Frame 1 (no input): blank canvas, image omitted
Frame 60 (no input): blank canvas, image omitted
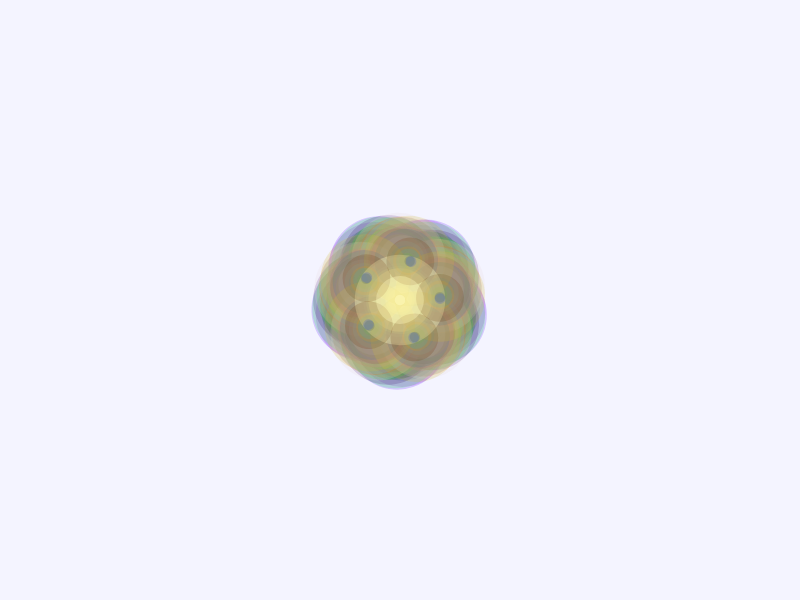
Frame 120 (the mouse pressed at the canvas centre since frame 60)

The p5.js sketch whose frames 1 and 60 were blank and that drew this single picture after the mouse press (run headless with seeded random() and noise() and a simulated clock; from frame 60 on, the mouse is pressed at the canvas centre):

// p5.js sketch
// ── sketch.js
//Simple flower drawing code
//Written by Vittoria Ventura, 2020 / vittoriaventura.vv@gmail.com

function setup () {
  createCanvas(displayWidth, displayHeight);
  background(200, 200, 255, 50); //light purple
  frameRate(60);
  noStroke();
}
//For each frame
function draw() {
  if (mouseIsPressed) {   

    //Set mouse position as centre of drawing
    translate(mouseX, mouseY); 

    // rotate canvas using frame count and mouse position
    rotate(radians(frameCount + mouseX));

    //Determine drawing fill randomly
    let r = random (0, 255);
    let g = random (0, 255);
    let b = random (0, 255);
    fill (r, g, b, 50); // Set transparency to 50

    //Determine drawing size randomly
    let size = random(10, 100);

    //loop for 5 petals through rotation of canvas
    for (let i = 0; i < 5; i++) {
      ellipse(0, -40, size, size);
      rotate(radians(72));
    }

    //draw centre circle
    fill(255, 249, 187, 95); // light yellow fill
    ellipse(0, 0, size, size);
  }
}
